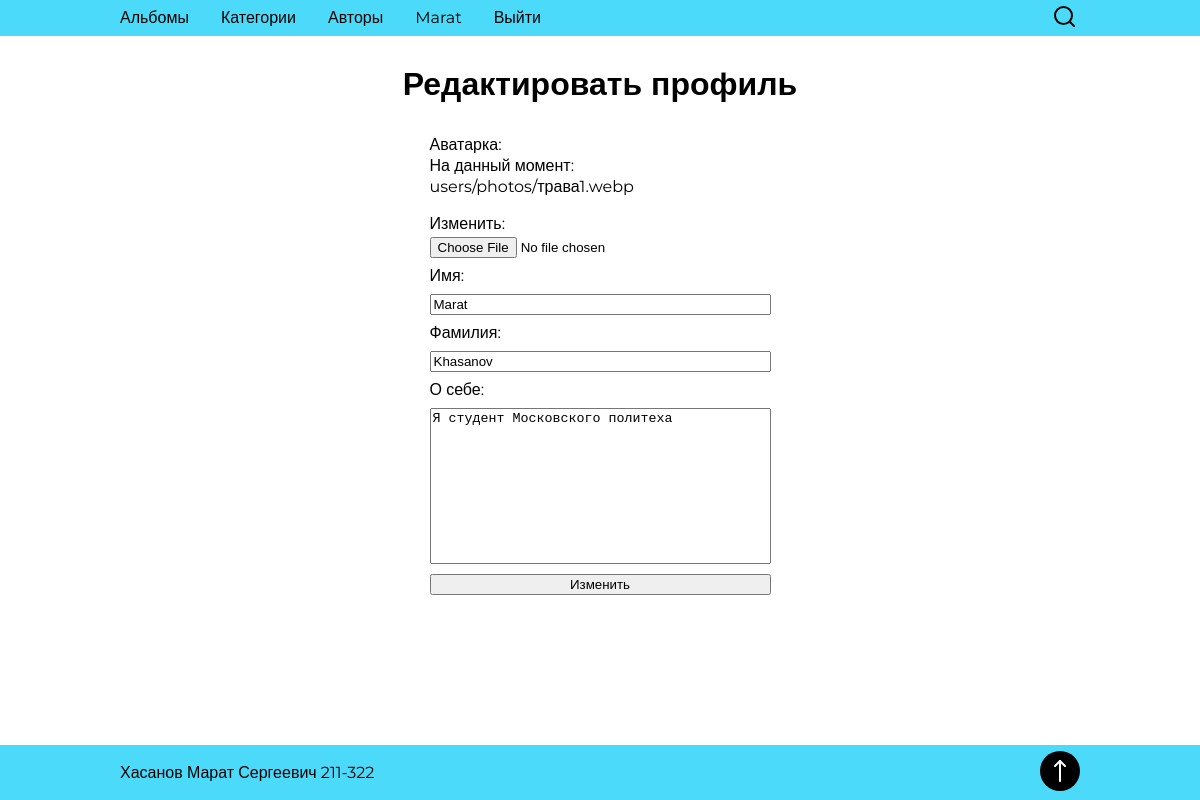
/profile/edit/ (signed in), run on the app's committed database.
### authentication/models.py (models this page shows, shortened)
class User(AbstractBaseUser, PermissionsMixin):
    email = models.EmailField(verbose_name="Email", unique=True)
    first_name = models.CharField(verbose_name="Имя", max_length=255)
    last_name = models.CharField(verbose_name="Фамилия", max_length=255)
    photo = models.ImageField(verbose_name="Аватарка", upload_to="users/photos", default="../static/images/avatar-placeholder.svg")
    bio = models.TextField(verbose_name="О себе", blank=True)
    is_active = models.BooleanField(verbose_name='Активирован', default=True)
    is_staff = models.BooleanField(verbose_name='Персонал', default=False)
    is_superuser = models.BooleanField(verbose_name='Администратор', default=False)
    USERNAME_FIELD = 'email'
    REQUIRED_FIELDS = ['first_name', 'last_name']
    objects = UserManager()
    class Meta:
        verbose_name = 'Пользователь'
        verbose_name_plural = 'Пользователи'

### authentication/views.py (the view)
# urls.py: path('profile/edit/', auth_views.edit, name='profile_edit'),
def edit(request):
    if request.method == 'POST':
        form = CustomUserChangeForm(request.POST, request.FILES, instance=request.user)
        if form.is_valid():
            form.save()
            context = {
                'form': form,
            }
            return HttpResponseRedirect(reverse('profile'))
    else:
        form = CustomUserChangeForm(instance=request.user)
    context = {
        'form': form,
        }
    return render(request, 'authentication/edit.html', context)

### authentication/forms.py
class CustomUserChangeForm(UserChangeForm):
    password = None
    class Meta:
        model = User
        fields = ('photo', 'first_name', 'last_name', 'bio')

### authentication/templates/authentication/edit.html (shortened to what this page needs)
{% extends 'base.html' %}
{% block content %}
  <h1 class="main__title">Редактировать профиль</h1><br>
  <form method="POST" action="" class="main__form form" enctype="multipart/form-data">
    {{ form }}
    <button class="form__submit">
      Изменить
    </button>
  </form>
{% endblock %}

### templates/base.html (shortened to what this page needs)
{% load static %}
<!DOCTYPE html>
<html lang="en">
<head>
  <link rel="stylesheet" type="text/css" href="{% static 'css/reset.css' %}">
  <link rel="stylesheet" type="text/css" href="{% static 'css/style.css' %}">
</head>
<body class="body" id="body">
  <header class="header">
    <div class="header__wrapper">
      <nav class="header__nav nav">
        <ul class="nav__list">
          <li class="nav__item">
            <a href="{% url 'index' %}" class="nav__link">
              Альбомы
            </a>
          </li>
          <li class="nav__item">
            <a href="{% url 'categories' %}" class="nav__link">
              Категории
            </a>
          </li>
          <li class="nav__item">
            <a href="{% url 'authors' %}" class="nav__link">
              Авторы
            </a>
          </li>
          {% if user.first_name %}
            <li class="nav__item">
              <a href="{% url 'profile' %}" class="nav__link">
                {{ user.first_name }}
              </a>
            </li>
            <li class="nav__item">
              <a href="{% url 'logout' %}" class="nav__link">
                Выйти
              </a>
            </li>
          {% endif %}
        </ul>
      </nav>
      <form class="header__search search" method="POST">
        <a href="#" class="search__start" aria-label="Поиск по странице">
        </a>
      </form>
    </div>
  </header>
  <main class="main">
      {% block content %}
      {% endblock content %}
  </main>
  <footer class="footer">
    <div class="footer__wrapper">
      <p class="footer__fio">
        Хасанов Марат Сергеевич 211-322
      </p>
      <a href="#body" class="footer__link" aria-label="Вернуться к началу">
        <svg width="40" height="40" xmlns="http://www.w3.org/2000/svg">
          <circle cx="20" cy="20" r="20" fill="black"/>
          <g stroke="white" stroke-width="2" stroke-linecap="round">
            <line x1="20" x2="20" y1="10" y2="30" />
            <line x1="15" x2="20" y1="15" y2="10" />
            <line x1="25" x2="20" y1="15" y2="10" />
          </g>
        </svg>
      </a>
    </div>
  </footer>
</body>
</html>

### static/css/style.css (style rules this page uses)
.nav { position: relative; }
.nav__list { display: flex; top: -7em; position: absolute; margin-left: 2em; flex-direction: column; list-style: none; transition: top 0.4s; }
.nav__link { padding: 0.5em 1em; border: none; border-radius: 5px; transition: color 0.2s, background-color 0.2s; }
.search { display: flex; align-items: center; position: relative; }
.search__start { position: absolute; right: 5px; }
.header { background-color: #4CDAFA; transition: padding-bottom 0.4s; }
.header__wrapper { margin: 10px 2%; display: flex; justify-content: space-between; align-items: center; }
@media (min-width: 500px) { .header__wrapper { margin: 10px 5%; } }
@media (min-width: 610px) { .nav__list { position: static; margin-left: -1em; flex-direction: row; } }
@media (min-width: 700px) { .header__wrapper { margin: 10px 10%; } }
:root { font-size: 16px; font-family: "Montserrat", sans-serif; }
a { color: black; text-decoration: none; }
html, body { height: 100%; }
body { display: flex; flex-direction: column; }
.main { flex: 1 0 auto; display: flex; flex-direction: column; margin: 0 10%; }
.main__title { font-size: 2em; margin: 1em 0 0 0; font-weight: bold; text-align: center; }
.form { display: flex; flex-direction: column; max-width: 400px; margin: 1em auto; }
.form :nth-child(n) { margin: 5px 0; }
textarea { resize: none; }
.footer { margin-top: 50px; height: 55px; flex: 0 0 auto; display: flex; background-color: #4CDAFA; }
.footer__wrapper { margin: 10px 2%; width: 100%; display: flex; align-items: center; justify-content: space-between; }
.footer__fio { width: 100%; }
@media (min-width: 500px) { .footer__wrapper { margin: 10px 5%; } }
@media (min-width: 700px) { .footer__wrapper { margin: 10px 10%; } }

### data on the page
User: first_name "Marat", last_name "Khasanov", bio "Я студент Московского политеха"
